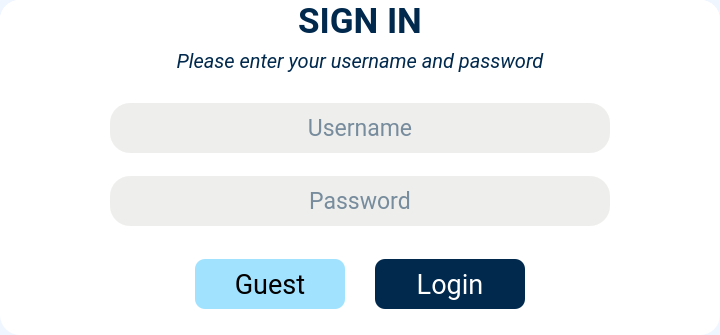
             <widget class="QWidget" name="Page_signin">
              <property name="font">
               <font>
                <family>Roboto</family>
                <pointsize>9</pointsize>
                <weight>50</weight>
                <bold>false</bold>
               </font>
              </property>
              <property name="styleSheet">
               <string notr="true">background-color: rgb(240, 246, 255);</string>
              </property>
              <layout class="QGridLayout" name="gridLayout_2">
               <property name="leftMargin">
                <number>0</number>
               </property>
               <property name="topMargin">
                <number>0</number>
               </property>
               <property name="rightMargin">
                <number>0</number>
               </property>
               <property name="bottomMargin">
                <number>0</number>
               </property>
               <property name="spacing">
                <number>0</number>
               </property>
               <item row="0" column="0">
                <widget class="QFrame" name="Sigin_form">
                 <property name="maximumSize">
                  <size>
                   <width>720</width>
                   <height>360</height>
                  </size>
                 </property>
                 <property name="styleSheet">
                  <string notr="true">background-color: rgb(255, 255, 255);
border-radius: 20px;</string>
                 </property>
                 <property name="frameShape">
                  <enum>QFrame::NoFrame</enum>
                 </property>
                 <property name="frameShadow">
                  <enum>QFrame::Raised</enum>
                 </property>
                 <property name="lineWidth">
                  <number>5</number>
                 </property>
                 <layout class="QFormLayout" name="formLayout_2">
                  <property name="labelAlignment">
                   <set>Qt::AlignBottom|Qt::AlignHCenter</set>
                  </property>
                  <property name="formAlignment">
                   <set>Qt::AlignCenter</set>
                  </property>
                  <property name="horizontalSpacing">
                   <number>0</number>
                  </property>
                  <property name="verticalSpacing">
                   <number>0</number>
                  </property>
                  <property name="leftMargin">
                   <number>0</number>
                  </property>
                  <property name="topMargin">
                   <number>0</number>
                  </property>
                  <property name="rightMargin">
                   <number>0</number>
                  </property>
                  <property name="bottomMargin">
                   <number>25</number>
                  </property>
                  <item row="1" column="0">
                   <widget class="QFrame" name="Title">
                    <property name="minimumSize">
                     <size>
                      <width>720</width>
                      <height>80</height>
                     </size>
                    </property>
                    <property name="maximumSize">
                     <size>
                      <width>720</width>
                      <height>80</height>
                     </size>
                    </property>
                    <property name="styleSheet">
                     <string notr="true">color: rgb(0, 41, 77);</string>
                    </property>
                    <property name="frameShape">
                     <enum>QFrame::NoFrame</enum>
                    </property>
                    <property name="frameShadow">
                     <enum>QFrame::Raised</enum>
                    </property>
                    <layout class="QVBoxLayout" name="verticalLayout_7">
                     <property name="spacing">
                      <number>0</number>
                     </property>
                     <property name="leftMargin">
                      <number>0</number>
                     </property>
                     <property name="topMargin">
                      <number>0</number>
                     </property>
                     <property name="rightMargin">
                      <number>0</number>
                     </property>
                     <property name="bottomMargin">
                      <number>0</number>
                     </property>
                     <item>
                      <widget class="QLabel" name="label_2">
                       <property name="sizePolicy">
                        <sizepolicy hsizetype="Preferred" vsizetype="Preferred">
                         <horstretch>1</horstretch>
                         <verstretch>0</verstretch>
                        </sizepolicy>
                       </property>
                       <property name="minimumSize">
                        <size>
                         <width>720</width>
                         <height>0</height>
                        </size>
                       </property>
                       <property name="maximumSize">
                        <size>
                         <width>720</width>
                         <height>100</height>
                        </size>
                       </property>
                       <property name="font">
                        <font>
                         <family>Roboto</family>
                         <pointsize>26</pointsize>
                         <weight>75</weight>
                         <bold>true</bold>
                        </font>
                       </property>
                       <property name="focusPolicy">
                        <enum>Qt::TabFocus</enum>
                       </property>
                       <property name="text">
                        <string>SIGN IN</string>
                       </property>
                       <property name="scaledContents">
                        <bool>false</bool>
                       </property>
                       <property name="alignment">
                        <set>Qt::AlignCenter</set>
                       </property>
                      </widget>
                     </item>
                     <item>
                      <widget class="QLabel" name="label_4">
                       <property name="sizePolicy">
                        <sizepolicy hsizetype="Preferred" vsizetype="Preferred">
                         <horstretch>1</horstretch>
                         <verstretch>0</verstretch>
                        </sizepolicy>
                       </property>
                       <property name="minimumSize">
                        <size>
                         <width>720</width>
                         <height>0</height>
                        </size>
                       </property>
                       <property name="maximumSize">
                        <size>
                         <width>720</width>
                         <height>100</height>
                        </size>
                       </property>
                       <property name="font">
                        <font>
                         <family>Roboto</family>
                         <pointsize>15</pointsize>
                         <weight>50</weight>
                         <italic>true</italic>
                         <bold>false</bold>
                        </font>
                       </property>
                       <property name="text">
                        <string>Please enter your username and password</string>
                       </property>
                       <property name="textFormat">
                        <enum>Qt::PlainText</enum>
                       </property>
                       <property name="alignment">
                        <set>Qt::AlignCenter</set>
                       </property>
                      </widget>
                     </item>
                    </layout>
                   </widget>
                  </item>
                  <item row="3" column="0">
                   <widget class="QFrame" name="Frame_btnlogin">
                    <property name="minimumSize">
                     <size>
                      <width>720</width>
                      <height>60</height>
                     </size>
                    </property>
                    <property name="maximumSize">
                     <size>
                      <width>720</width>
                      <height>60</height>
                     </size>
                    </property>
                    <property name="frameShape">
                     <enum>QFrame::StyledPanel</enum>
                    </property>
                    <property name="frameShadow">
                     <enum>QFrame::Raised</enum>
                    </property>
                    <layout class="QHBoxLayout" name="horizontalLayout_5">
                     <property name="spacing">
                      <number>30</number>
                     </property>
                     <item>
                      <spacer name="horizontalSpacer_2">
                       <property name="orientation">
                        <enum>Qt::Horizontal</enum>
                       </property>
                       <property name="sizeHint" stdset="0">
                        <size>
                         <width>153</width>
                         <height>20</height>
                        </size>
                       </property>
                      </spacer>
                     </item>
                     <item>
                      <widget class="QPushButton" name="Signin_btn_guest">
                       <property name="minimumSize">
                        <size>
                         <width>150</width>
                         <height>50</height>
                        </size>
                       </property>
                       <property name="maximumSize">
                        <size>
                         <width>150</width>
                         <height>50</height>
                        </size>
                       </property>
                       <property name="font">
                        <font>
                         <family>Roboto</family>
                         <pointsize>20</pointsize>
                        </font>
                       </property>
                       <property name="styleSheet">
                        <string notr="true">
QPushButton{
background-color: rgb(161, 226, 255);
border-radius:10px;
}
QPushButton:hover{
	background-color: rgb(216, 229, 254);
	color: rgb(0, 41, 77);
}</string>
                       </property>
                       <property name="text">
                        <string>Guest</string>
                       </property>
                      </widget>
                     </item>
                     <item>
                      <widget class="QPushButton" name="Signin_btn_login">
                       <property name="minimumSize">
                        <size>
                         <width>150</width>
                         <height>50</height>
                        </size>
                       </property>
                       <property name="maximumSize">
                        <size>
                         <width>150</width>
                         <height>50</height>
                        </size>
                       </property>
                       <property name="font">
                        <font>
                         <family>Roboto</family>
                         <pointsize>20</pointsize>
                         <weight>50</weight>
                         <italic>false</italic>
                         <bold>false</bold>
                        </font>
                       </property>
                       <property name="focusPolicy">
                        <enum>Qt::WheelFocus</enum>
                       </property>
                       <property name="styleSheet">
                        <string notr="true">
QPushButton{
background-color: rgb(0, 41, 77);
color: rgb(255, 255, 255);
border-radius:10px;
}
QPushButton:hover{
	background-color: rgb(216, 229, 254);
	color: rgb(0, 41, 77);
}</string>
                       </property>
                       <property name="text">
                        <string>Login</string>
                       </property>
                       <property name="autoDefault">
                        <bool>true</bool>
                       </property>
                       <property name="default">
                        <bool>true</bool>
                       </property>
                      </widget>
                     </item>
                     <item>
                      <spacer name="horizontalSpacer_3">
                       <property name="orientation">
                        <enum>Qt::Horizontal</enum>
                       </property>
                       <property name="sizeHint" stdset="0">
                        <size>
                         <width>153</width>
                         <height>20</height>
                        </size>
                       </property>
                      </spacer>
                     </item>
                    </layout>
                   </widget>
                  </item>
                  <item row="2" column="0">
                   <widget class="QFrame" name="LineEdit_sigin">
                    <property name="minimumSize">
                     <size>
                      <width>720</width>
                      <height>170</height>
                     </size>
                    </property>
                    <property name="maximumSize">
                     <size>
                      <width>720</width>
                      <height>170</height>
                     </size>
                    </property>
                    <property name="frameShape">
                     <enum>QFrame::StyledPanel</enum>
                    </property>
                    <property name="frameShadow">
                     <enum>QFrame::Raised</enum>
                    </property>
                    <layout class="QVBoxLayout" name="verticalLayout_10">
                     <property name="spacing">
                      <number>0</number>
                     </property>
                     <property name="leftMargin">
                      <number>0</number>
                     </property>
                     <property name="topMargin">
                      <number>0</number>
                     </property>
                     <property name="rightMargin">
                      <number>0</number>
                     </property>
                     <property name="bottomMargin">
                      <number>0</number>
                     </property>
                     <item alignment="Qt::AlignHCenter">
                      <widget class="QLineEdit" name="Signin_username">
                       <property name="sizePolicy">
                        <sizepolicy hsizetype="Preferred" vsizetype="Preferred">
                         <horstretch>0</horstretch>
                         <verstretch>0</verstretch>
                        </sizepolicy>
                       </property>
                       <property name="minimumSize">
                        <size>
                         <width>500</width>
                         <height>50</height>
                        </size>
                       </property>
                       <property name="maximumSize">
                        <size>
                         <width>500</width>
                         <height>50</height>
                        </size>
                       </property>
                       <property name="font">
                        <font>
                         <family>Roboto</family>
                         <pointsize>17</pointsize>
                         <weight>50</weight>
                         <bold>false</bold>
                        </font>
                       </property>
                       <property name="focusPolicy">
                        <enum>Qt::StrongFocus</enum>
                       </property>
                       <property name="styleSheet">
                        <string notr="true">background-color: rgb(238, 238, 236);
color: rgb(0, 41, 77);</string>
                       </property>
                       <property name="text">
                        <string/>
                       </property>
                       <property name="alignment">
                        <set>Qt::AlignCenter</set>
                       </property>
                       <property name="placeholderText">
                        <string>Username</string>
                       </property>
                       <property name="cursorMoveStyle">
                        <enum>Qt::VisualMoveStyle</enum>
                       </property>
                       <property name="clearButtonEnabled">
                        <bool>false</bool>
                       </property>
                      </widget>
                     </item>
                     <item alignment="Qt::AlignHCenter">
                      <widget class="QLineEdit" name="Signin_password">
                       <property name="sizePolicy">
                        <sizepolicy hsizetype="Preferred" vsizetype="Preferred">
                         <horstretch>0</horstretch>
                         <verstretch>0</verstretch>
                        </sizepolicy>
                       </property>
                       <property name="minimumSize">
                        <size>
                         <width>500</width>
                         <height>50</height>
                        </size>
                       </property>
                       <property name="maximumSize">
                        <size>
                         <width>500</width>
                         <height>50</height>
                        </size>
                       </property>
                       <property name="font">
                        <font>
                         <family>Roboto</family>
                         <pointsize>17</pointsize>
                        </font>
                       </property>
                       <property name="focusPolicy">
                        <enum>Qt::StrongFocus</enum>
                       </property>
                       <property name="styleSheet">
                        <string notr="true">background-color: rgb(238, 238, 236);
color: rgb(0, 41, 77);</string>
                       </property>
                       <property name="text">
                        <string/>
                       </property>
                       <property name="echoMode">
                        <enum>QLineEdit::Password</enum>
                       </property>
                       <property name="alignment">
                        <set>Qt::AlignCenter</set>
                       </property>
                       <property name="placeholderText">
                        <string>Password</string>
                       </property>
                       <property name="cursorMoveStyle">
                        <enum>Qt::LogicalMoveStyle</enum>
                       </property>
                       <property name="clearButtonEnabled">
                        <bool>true</bool>
                       </property>
                      </widget>
                     </item>
                    </layout>
                   </widget>
                  </item>
                 </layout>
                </widget>
               </item>
              </layout>
             </widget>
